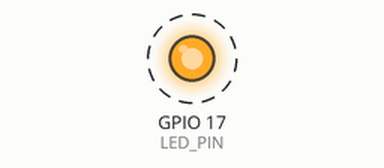
This program was run on a simulated Raspberry Pi (BCM pin numbers). Shown: output pins drawn as LEDs (lit = HIGH). Dashed ring = blinking. At 5.0 s the program stops and its outputs stay as they are.

Above: at 0.2 s.
Timing chart, 0 to 3.0 s (numbered marks = the images above):
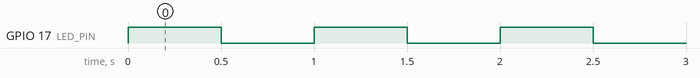

The program:

led-pwm.py
```python
import RPi.GPIO as GPIO
import time

LED_PIN = 17

GPIO.setmode(GPIO.BCM)
GPIO.setup(LED_PIN, GPIO.OUT)

p = GPIO.PWM(LED_PIN, 1)  # Hz

p.start(50)  # duty(0-100)

time.sleep(5)

p.stop()

GPIO.cleanup()
```

Measured:
- by itself, GPIO 17 (LED_PIN): alternates HIGH for 0.50 s and LOW for 0.50 s, 10 changes in all, then stays LOW
